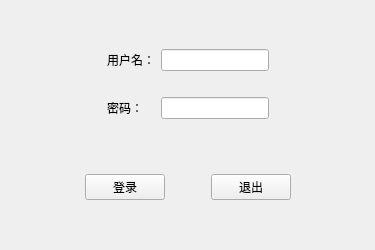
<?xml version="1.0" encoding="UTF-8"?>
<ui version="4.0">
 <class>MainWindow</class>
 <widget class="QMainWindow" name="MainWindow">
  <property name="windowModality">
   <enum>Qt::NonModal</enum>
  </property>
  <property name="geometry">
   <rect>
    <x>0</x>
    <y>0</y>
    <width>375</width>
    <height>250</height>
   </rect>
  </property>
  <property name="windowTitle">
   <string>登录</string>
  </property>
  <widget class="QWidget" name="centralwidget">
   <layout class="QVBoxLayout" name="verticalLayout">
    <item>
     <widget class="QWidget" name="widget" native="true">
      <property name="sizePolicy">
       <sizepolicy hsizetype="Preferred" vsizetype="Fixed">
        <horstretch>0</horstretch>
        <verstretch>0</verstretch>
       </sizepolicy>
      </property>
      <layout class="QGridLayout" name="gridLayout">
       <item row="0" column="3">
        <spacer name="horizontalSpacer_5">
         <property name="orientation">
          <enum>Qt::Horizontal</enum>
         </property>
         <property name="sizeHint" stdset="0">
          <size>
           <width>40</width>
           <height>20</height>
          </size>
         </property>
        </spacer>
       </item>
       <item row="0" column="0">
        <spacer name="horizontalSpacer_4">
         <property name="orientation">
          <enum>Qt::Horizontal</enum>
         </property>
         <property name="sizeHint" stdset="0">
          <size>
           <width>40</width>
           <height>20</height>
          </size>
         </property>
        </spacer>
       </item>
       <item row="2" column="1">
        <widget class="QLabel" name="label_2">
         <property name="text">
          <string>密码：</string>
         </property>
        </widget>
       </item>
       <item row="0" column="1">
        <widget class="QLabel" name="label">
         <property name="text">
          <string>用户名：</string>
         </property>
        </widget>
       </item>
       <item row="0" column="2">
        <widget class="QLineEdit" name="lineEdit"/>
       </item>
       <item row="2" column="2">
        <widget class="QLineEdit" name="lineEdit_2">
         <property name="echoMode">
          <enum>QLineEdit::Password</enum>
         </property>
        </widget>
       </item>
       <item row="1" column="1">
        <spacer name="verticalSpacer">
         <property name="orientation">
          <enum>Qt::Vertical</enum>
         </property>
         <property name="sizeHint" stdset="0">
          <size>
           <width>20</width>
           <height>20</height>
          </size>
         </property>
        </spacer>
       </item>
      </layout>
     </widget>
    </item>
    <item>
     <widget class="QWidget" name="widget_3" native="true">
      <property name="sizePolicy">
       <sizepolicy hsizetype="Preferred" vsizetype="Fixed">
        <horstretch>0</horstretch>
        <verstretch>0</verstretch>
       </sizepolicy>
      </property>
      <layout class="QHBoxLayout" name="horizontalLayout_4">
       <item>
        <spacer name="horizontalSpacer_2">
         <property name="orientation">
          <enum>Qt::Horizontal</enum>
         </property>
         <property name="sizeHint" stdset="0">
          <size>
           <width>40</width>
           <height>20</height>
          </size>
         </property>
        </spacer>
       </item>
       <item>
        <widget class="QPushButton" name="btnLogin">
         <property name="text">
          <string>登录</string>
         </property>
        </widget>
       </item>
       <item>
        <spacer name="horizontalSpacer">
         <property name="orientation">
          <enum>Qt::Horizontal</enum>
         </property>
         <property name="sizeType">
          <enum>QSizePolicy::Fixed</enum>
         </property>
         <property name="sizeHint" stdset="0">
          <size>
           <width>40</width>
           <height>20</height>
          </size>
         </property>
        </spacer>
       </item>
       <item>
        <widget class="QPushButton" name="btnExit">
         <property name="text">
          <string>退出</string>
         </property>
        </widget>
       </item>
       <item>
        <spacer name="horizontalSpacer_3">
         <property name="orientation">
          <enum>Qt::Horizontal</enum>
         </property>
         <property name="sizeHint" stdset="0">
          <size>
           <width>40</width>
           <height>20</height>
          </size>
         </property>
        </spacer>
       </item>
      </layout>
     </widget>
    </item>
   </layout>
  </widget>
 </widget>
 <resources/>
 <connections/>
</ui>
